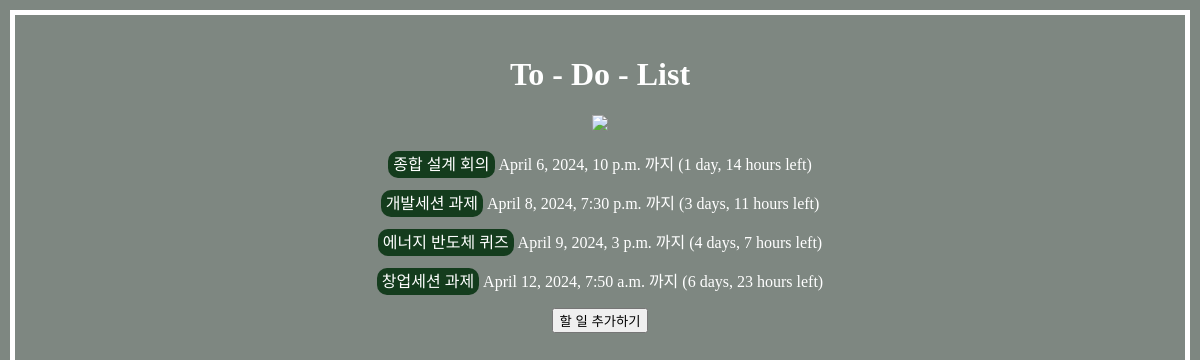
The page / on the database its author committed.
### app/models.py (models this page shows, shortened)
class Post(models.Model):
    title=models.CharField(max_length=200)
    content=models.TextField()
    deadline = models.DateTimeField(default=None)

### app/views.py (the view)
# urls.py: 2. Add a URL to urlpatterns:  path('', views.home, name='home')
def home(request):
    posts = Post.objects.order_by('deadline')
    return render(request, 'home.html', {'posts':posts})

### app/templates/home.html (shortened to what this page needs)
<!DOCTYPE html>
<html lang="en">
    {% load static %}
<head>
    <link rel="stylesheet" type="text/css" href="{% static 'home.css' %}"/>
</head>
<body>
    <h1 class='go'>To - Do - List</h1>
    <img src='https://mblogthumb-phinf.pstatic.net/MjAxOTAyMTVfNDMg/MDAxNTUwMjQyMDE0MzQ1.CU7Jmml3gVn4js3fv6GaTo5ZtucI8ShFjVdeIDVIL_Yg.RMVTZqwEGkQ7XEfmsvobb1OgB_3jkb9cj7OlNvE73T0g.JPEG.rud6483/IMG_8055.JPG?type=w800' width=300px>
    <div>
        <ul>
            {% for post in posts %}
            <li>
                <a href="{% url 'detail' post.pk %}" class='ss'>{{post.title}}</a>
                {% if post.deadline %}
                <span>{{ post.deadline }} 까지</span>
                <span>({{ post.deadline|timeuntil }} left)</span>
                {% endif %}
            </li>
            {% endfor %}
        </ul>
    </div>
    <button type='submit'><a href="{% url 'new' %}">할 일 추가하기</a></button>
</body>
</html>

### app/static/home.css (style rules this page uses)
html { background-color: rgb(126, 135, 129); color: rgb(255, 255, 255); border: 5px solid white; padding: 20px; margin: 10px; text-align: center; }
a { text-decoration: none; color: inherit; }
ul { list-style: none; }
ul li { margin-left: 0; position: relative; right: 20px; }
.go { font-family: 'KCC-Hanbit'; }
.ss { background-color: rgb(20, 60, 29); border-radius: 10px; padding: 5px; margin-bottom: 10px; }
li { margin-bottom: 15px; }

### rows shown on the page
Post: title "종합 설계 회의", deadline "April 6, 2024, 10 p.m.", deadline "1 day, 14 hours"
Post: title "개발세션 과제", deadline "April 8, 2024, 7:30 p.m.", deadline "3 days, 11 hours"
Post: title "에너지 반도체 퀴즈", deadline "April 9, 2024, 3 p.m.", deadline "4 days, 7 hours"
Post: title "창업세션 과제", deadline "April 12, 2024, 7:50 a.m.", deadline "6 days, 23 hours"
